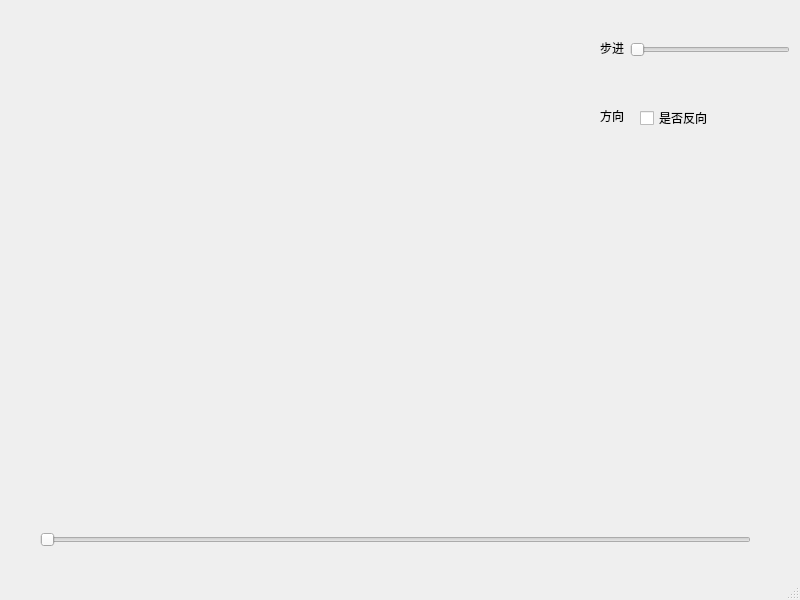
<?xml version="1.0" encoding="UTF-8"?>
<ui version="4.0">
 <class>MainWindow</class>
 <widget class="QMainWindow" name="MainWindow">
  <property name="geometry">
   <rect>
    <x>0</x>
    <y>0</y>
    <width>800</width>
    <height>600</height>
   </rect>
  </property>
  <property name="windowTitle">
   <string>MainWindow</string>
  </property>
  <widget class="QWidget" name="centralwidget">
   <widget class="QRadar" name="widget" native="true">
    <property name="geometry">
     <rect>
      <x>80</x>
      <y>20</y>
      <width>491</width>
      <height>441</height>
     </rect>
    </property>
   </widget>
   <widget class="QSlider" name="horizontalSlider">
    <property name="geometry">
     <rect>
      <x>40</x>
      <y>530</y>
      <width>711</width>
      <height>19</height>
     </rect>
    </property>
    <property name="minimum">
     <number>1</number>
    </property>
    <property name="maximum">
     <number>100</number>
    </property>
    <property name="orientation">
     <enum>Qt::Horizontal</enum>
    </property>
   </widget>
   <widget class="QLabel" name="label">
    <property name="geometry">
     <rect>
      <x>600</x>
      <y>40</y>
      <width>31</width>
      <height>16</height>
     </rect>
    </property>
    <property name="text">
     <string>步进</string>
    </property>
   </widget>
   <widget class="QSlider" name="horizontalSlider_2">
    <property name="geometry">
     <rect>
      <x>630</x>
      <y>40</y>
      <width>160</width>
      <height>19</height>
     </rect>
    </property>
    <property name="minimum">
     <number>1</number>
    </property>
    <property name="maximum">
     <number>10</number>
    </property>
    <property name="orientation">
     <enum>Qt::Horizontal</enum>
    </property>
   </widget>
   <widget class="QLabel" name="label_2">
    <property name="geometry">
     <rect>
      <x>600</x>
      <y>110</y>
      <width>54</width>
      <height>12</height>
     </rect>
    </property>
    <property name="text">
     <string>方向</string>
    </property>
   </widget>
   <widget class="QCheckBox" name="checkBox">
    <property name="geometry">
     <rect>
      <x>640</x>
      <y>110</y>
      <width>71</width>
      <height>16</height>
     </rect>
    </property>
    <property name="text">
     <string>是否反向</string>
    </property>
    <property name="checked">
     <bool>false</bool>
    </property>
   </widget>
  </widget>
  <widget class="QMenuBar" name="menubar">
   <property name="geometry">
    <rect>
     <x>0</x>
     <y>0</y>
     <width>800</width>
     <height>23</height>
    </rect>
   </property>
  </widget>
  <widget class="QStatusBar" name="statusbar"/>
 </widget>
 <customwidgets>
  <customwidget>
   <class>QRadar</class>
   <extends>QWidget</extends>
   <header location="global">qradar.h</header>
   <container>1</container>
  </customwidget>
 </customwidgets>
 <resources/>
 <connections/>
</ui>
